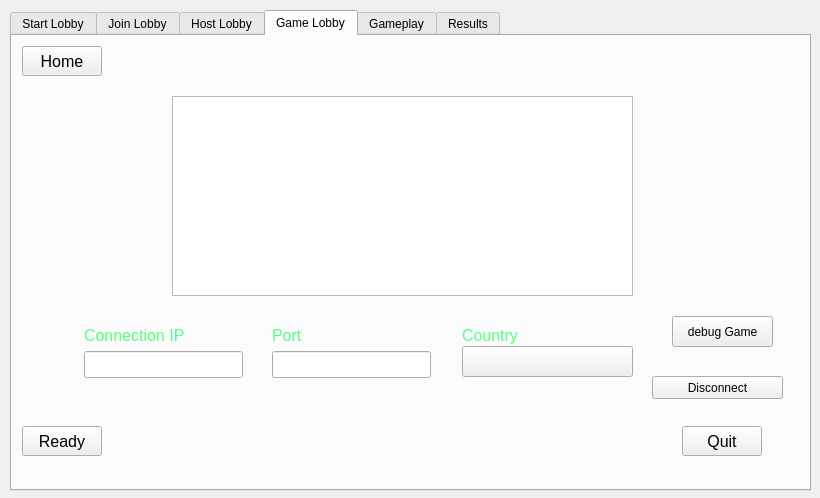
<?xml version="1.0" encoding="UTF-8"?>
<ui version="4.0">
 <class>MainWindow</class>
 <widget class="QMainWindow" name="MainWindow">
  <property name="geometry">
   <rect>
    <x>0</x>
    <y>0</y>
    <width>820</width>
    <height>498</height>
   </rect>
  </property>
  <property name="windowTitle">
   <string>MainWindow</string>
  </property>
  <widget class="QWidget" name="centralwidget">
   <widget class="QTabWidget" name="tabWidget">
    <property name="geometry">
     <rect>
      <x>10</x>
      <y>10</y>
      <width>801</width>
      <height>481</height>
     </rect>
    </property>
    <property name="minimumSize">
     <size>
      <width>801</width>
      <height>481</height>
     </size>
    </property>
    <property name="currentIndex">
     <number>3</number>
    </property>
    <property name="tabsClosable">
     <bool>false</bool>
    </property>
    <property name="movable">
     <bool>false</bool>
    </property>
    <property name="tabBarAutoHide">
     <bool>true</bool>
    </property>
    <widget class="QWidget" name="StartLobby">
     <attribute name="title">
      <string>Start Lobby</string>
     </attribute>
     <widget class="QPushButton" name="quitButton">
      <property name="geometry">
       <rect>
        <x>670</x>
        <y>390</y>
        <width>80</width>
        <height>30</height>
       </rect>
      </property>
      <property name="font">
       <font>
        <pointsize>12</pointsize>
       </font>
      </property>
      <property name="text">
       <string>Quit</string>
      </property>
     </widget>
     <widget class="QWidget" name="layoutWidget">
      <property name="geometry">
       <rect>
        <x>240</x>
        <y>240</y>
        <width>321</width>
        <height>71</height>
       </rect>
      </property>
      <layout class="QHBoxLayout" name="horizontalLayout">
       <item>
        <widget class="QPushButton" name="StartLobbyButton">
         <property name="font">
          <font>
           <pointsize>12</pointsize>
          </font>
         </property>
         <property name="text">
          <string>Start Lobby</string>
         </property>
        </widget>
       </item>
       <item>
        <spacer name="horizontalSpacer">
         <property name="orientation">
          <enum>Qt::Horizontal</enum>
         </property>
         <property name="sizeHint" stdset="0">
          <size>
           <width>40</width>
           <height>20</height>
          </size>
         </property>
        </spacer>
       </item>
       <item>
        <widget class="QPushButton" name="JoinLobbyButton">
         <property name="font">
          <font>
           <pointsize>12</pointsize>
          </font>
         </property>
         <property name="text">
          <string>Join Lobby</string>
         </property>
        </widget>
       </item>
      </layout>
     </widget>
     <widget class="QLabel" name="mainLobbyBackground">
      <property name="geometry">
       <rect>
        <x>-1</x>
        <y>0</y>
        <width>801</width>
        <height>450</height>
       </rect>
      </property>
      <property name="text">
       <string/>
      </property>
      <property name="textFormat">
       <enum>Qt::RichText</enum>
      </property>
      <property name="pixmap">
       <pixmap resource="resources.qrc">:/mainLobbyScreen.png</pixmap>
      </property>
      <property name="scaledContents">
       <bool>true</bool>
      </property>
     </widget>
     <zorder>mainLobbyBackground</zorder>
     <zorder>quitButton</zorder>
     <zorder>layoutWidget</zorder>
    </widget>
    <widget class="QWidget" name="JoinLobby">
     <attribute name="title">
      <string>Join Lobby</string>
     </attribute>
     <widget class="QPushButton" name="JoinButton">
      <property name="geometry">
       <rect>
        <x>620</x>
        <y>280</y>
        <width>125</width>
        <height>30</height>
       </rect>
      </property>
      <property name="font">
       <font>
        <pointsize>14</pointsize>
       </font>
      </property>
      <property name="text">
       <string>Join Lobby</string>
      </property>
     </widget>
     <widget class="QPushButton" name="quitButton2">
      <property name="geometry">
       <rect>
        <x>50</x>
        <y>480</y>
        <width>91</width>
        <height>41</height>
       </rect>
      </property>
      <property name="font">
       <font>
        <pointsize>14</pointsize>
       </font>
      </property>
      <property name="text">
       <string>Quit</string>
      </property>
     </widget>
     <widget class="QPushButton" name="ResetButton">
      <property name="geometry">
       <rect>
        <x>160</x>
        <y>480</y>
        <width>91</width>
        <height>41</height>
       </rect>
      </property>
      <property name="font">
       <font>
        <pointsize>14</pointsize>
       </font>
      </property>
      <property name="text">
       <string>Reset</string>
      </property>
     </widget>
     <widget class="QPushButton" name="homebutton2">
      <property name="geometry">
       <rect>
        <x>10</x>
        <y>10</y>
        <width>80</width>
        <height>30</height>
       </rect>
      </property>
      <property name="font">
       <font>
        <pointsize>12</pointsize>
       </font>
      </property>
      <property name="text">
       <string>Home</string>
      </property>
     </widget>
     <widget class="QLineEdit" name="inputPNameLineEdit">
      <property name="geometry">
       <rect>
        <x>314</x>
        <y>287</y>
        <width>125</width>
        <height>23</height>
       </rect>
      </property>
      <property name="maxLength">
       <number>8</number>
      </property>
     </widget>
     <widget class="QLabel" name="label_9">
      <property name="geometry">
       <rect>
        <x>314</x>
        <y>261</y>
        <width>103</width>
        <height>19</height>
       </rect>
      </property>
      <property name="font">
       <font>
        <pointsize>12</pointsize>
       </font>
      </property>
      <property name="text">
       <string>&lt;html&gt;&lt;head/&gt;&lt;body&gt;&lt;p&gt;&lt;span style=&quot; color:#55ff7f;&quot;&gt;Player Name&lt;/span&gt;&lt;/p&gt;&lt;/body&gt;&lt;/html&gt;</string>
      </property>
     </widget>
     <widget class="QLineEdit" name="inputPNumLineEdit">
      <property name="geometry">
       <rect>
        <x>162</x>
        <y>287</y>
        <width>125</width>
        <height>23</height>
       </rect>
      </property>
      <property name="inputMethodHints">
       <set>Qt::ImhNone</set>
      </property>
      <property name="maxLength">
       <number>6</number>
      </property>
     </widget>
     <widget class="QLabel" name="label_10">
      <property name="geometry">
       <rect>
        <x>162</x>
        <y>261</y>
        <width>102</width>
        <height>19</height>
       </rect>
      </property>
      <property name="font">
       <font>
        <pointsize>12</pointsize>
       </font>
      </property>
      <property name="text">
       <string>&lt;html&gt;&lt;head/&gt;&lt;body&gt;&lt;p&gt;&lt;span style=&quot; color:#55ff7f;&quot;&gt;Port Number&lt;/span&gt;&lt;/p&gt;&lt;/body&gt;&lt;/html&gt;</string>
      </property>
     </widget>
     <widget class="QLabel" name="joinLobbyBackground">
      <property name="geometry">
       <rect>
        <x>0</x>
        <y>0</y>
        <width>800</width>
        <height>450</height>
       </rect>
      </property>
      <property name="text">
       <string/>
      </property>
      <property name="textFormat">
       <enum>Qt::RichText</enum>
      </property>
      <property name="pixmap">
       <pixmap resource="resources.qrc">:/mainLobbyScreen.png</pixmap>
      </property>
      <property name="scaledContents">
       <bool>true</bool>
      </property>
     </widget>
     <widget class="QLabel" name="label_11">
      <property name="geometry">
       <rect>
        <x>11</x>
        <y>261</y>
        <width>84</width>
        <height>19</height>
       </rect>
      </property>
      <property name="font">
       <font>
        <pointsize>12</pointsize>
       </font>
      </property>
      <property name="text">
       <string>&lt;html&gt;&lt;head/&gt;&lt;body&gt;&lt;p&gt;&lt;span style=&quot; color:#55ff7f;&quot;&gt;IP Address&lt;/span&gt;&lt;/p&gt;&lt;/body&gt;&lt;/html&gt;</string>
      </property>
     </widget>
     <widget class="QLineEdit" name="inputIPLineEdit">
      <property name="geometry">
       <rect>
        <x>11</x>
        <y>287</y>
        <width>125</width>
        <height>23</height>
       </rect>
      </property>
     </widget>
     <widget class="QLineEdit" name="inputPWordLineEdit">
      <property name="geometry">
       <rect>
        <x>465</x>
        <y>287</y>
        <width>125</width>
        <height>23</height>
       </rect>
      </property>
     </widget>
     <widget class="QLabel" name="label_12">
      <property name="geometry">
       <rect>
        <x>465</x>
        <y>261</y>
        <width>76</width>
        <height>19</height>
       </rect>
      </property>
      <property name="font">
       <font>
        <pointsize>12</pointsize>
       </font>
      </property>
      <property name="text">
       <string>&lt;html&gt;&lt;head/&gt;&lt;body&gt;&lt;p&gt;&lt;span style=&quot; color:#55ff7f;&quot;&gt;Password&lt;/span&gt;&lt;/p&gt;&lt;/body&gt;&lt;/html&gt;</string>
      </property>
     </widget>
     <zorder>joinLobbyBackground</zorder>
     <zorder>JoinButton</zorder>
     <zorder>quitButton2</zorder>
     <zorder>ResetButton</zorder>
     <zorder>homebutton2</zorder>
     <zorder>inputPNameLineEdit</zorder>
     <zorder>label_9</zorder>
     <zorder>inputPNumLineEdit</zorder>
     <zorder>label_10</zorder>
     <zorder>label_11</zorder>
     <zorder>inputIPLineEdit</zorder>
     <zorder>inputPWordLineEdit</zorder>
     <zorder>label_12</zorder>
    </widget>
    <widget class="QWidget" name="HostLobby">
     <attribute name="title">
      <string>Host Lobby</string>
     </attribute>
     <widget class="QPushButton" name="closeServerButton">
      <property name="geometry">
       <rect>
        <x>530</x>
        <y>300</y>
        <width>110</width>
        <height>27</height>
       </rect>
      </property>
      <property name="font">
       <font>
        <pointsize>12</pointsize>
       </font>
      </property>
      <property name="text">
       <string>Close Server</string>
      </property>
     </widget>
     <widget class="QPushButton" name="startServerButton">
      <property name="geometry">
       <rect>
        <x>530</x>
        <y>264</y>
        <width>105</width>
        <height>27</height>
       </rect>
      </property>
      <property name="font">
       <font>
        <pointsize>12</pointsize>
        <weight>50</weight>
        <bold>false</bold>
       </font>
      </property>
      <property name="text">
       <string>Start Server</string>
      </property>
     </widget>
     <widget class="QLineEdit" name="hnameLineEdit">
      <property name="geometry">
       <rect>
        <x>302</x>
        <y>265</y>
        <width>125</width>
        <height>23</height>
       </rect>
      </property>
     </widget>
     <widget class="QPushButton" name="homebutton1">
      <property name="geometry">
       <rect>
        <x>10</x>
        <y>10</y>
        <width>80</width>
        <height>30</height>
       </rect>
      </property>
      <property name="font">
       <font>
        <pointsize>12</pointsize>
       </font>
      </property>
      <property name="text">
       <string>Home</string>
      </property>
     </widget>
     <widget class="QPushButton" name="quitButton3">
      <property name="geometry">
       <rect>
        <x>670</x>
        <y>390</y>
        <width>80</width>
        <height>30</height>
       </rect>
      </property>
      <property name="font">
       <font>
        <pointsize>12</pointsize>
       </font>
      </property>
      <property name="text">
       <string>Quit</string>
      </property>
     </widget>
     <widget class="QLabel" name="hostLobbyBackground">
      <property name="geometry">
       <rect>
        <x>0</x>
        <y>0</y>
        <width>800</width>
        <height>450</height>
       </rect>
      </property>
      <property name="text">
       <string/>
      </property>
      <property name="textFormat">
       <enum>Qt::RichText</enum>
      </property>
      <property name="pixmap">
       <pixmap resource="resources.qrc">:/mainLobbyScreen.png</pixmap>
      </property>
      <property name="scaledContents">
       <bool>true</bool>
      </property>
     </widget>
     <widget class="QPushButton" name="resetButton">
      <property name="geometry">
       <rect>
        <x>10</x>
        <y>390</y>
        <width>80</width>
        <height>30</height>
       </rect>
      </property>
      <property name="font">
       <font>
        <pointsize>12</pointsize>
       </font>
      </property>
      <property name="text">
       <string>Reset</string>
      </property>
     </widget>
     <widget class="QLineEdit" name="pwordLineEdit">
      <property name="geometry">
       <rect>
        <x>302</x>
        <y>294</y>
        <width>125</width>
        <height>23</height>
       </rect>
      </property>
     </widget>
     <widget class="QLabel" name="label_13">
      <property name="geometry">
       <rect>
        <x>152</x>
        <y>265</y>
        <width>144</width>
        <height>19</height>
       </rect>
      </property>
      <property name="font">
       <font>
        <pointsize>12</pointsize>
       </font>
      </property>
      <property name="text">
       <string>&lt;html&gt;&lt;head/&gt;&lt;body&gt;&lt;p&gt;&lt;span style=&quot; color:#55ff7f;&quot;&gt;Host Player Name&lt;/span&gt;&lt;/p&gt;&lt;/body&gt;&lt;/html&gt;</string>
      </property>
     </widget>
     <widget class="QLabel" name="label_14">
      <property name="geometry">
       <rect>
        <x>152</x>
        <y>294</y>
        <width>134</width>
        <height>19</height>
       </rect>
      </property>
      <property name="font">
       <font>
        <pointsize>12</pointsize>
       </font>
      </property>
      <property name="text">
       <string>&lt;html&gt;&lt;head/&gt;&lt;body&gt;&lt;p&gt;&lt;span style=&quot; color:#55ff7f;&quot;&gt;Server Password&lt;/span&gt;&lt;/p&gt;&lt;/body&gt;&lt;/html&gt;</string>
      </property>
     </widget>
     <zorder>hostLobbyBackground</zorder>
     <zorder>closeServerButton</zorder>
     <zorder>startServerButton</zorder>
     <zorder>hnameLineEdit</zorder>
     <zorder>homebutton1</zorder>
     <zorder>quitButton3</zorder>
     <zorder>resetButton</zorder>
     <zorder>pwordLineEdit</zorder>
     <zorder>label_13</zorder>
     <zorder>label_14</zorder>
    </widget>
    <widget class="QWidget" name="GameLobby">
     <attribute name="title">
      <string>Game Lobby</string>
     </attribute>
     <widget class="QTableView" name="tableView">
      <property name="geometry">
       <rect>
        <x>160</x>
        <y>60</y>
        <width>461</width>
        <height>200</height>
       </rect>
      </property>
     </widget>
     <widget class="QPushButton" name="quitButton4">
      <property name="geometry">
       <rect>
        <x>20</x>
        <y>490</y>
        <width>91</width>
        <height>41</height>
       </rect>
      </property>
      <property name="font">
       <font>
        <pointsize>14</pointsize>
       </font>
      </property>
      <property name="text">
       <string>Quit</string>
      </property>
     </widget>
     <widget class="QPushButton" name="leaveButton">
      <property name="geometry">
       <rect>
        <x>580</x>
        <y>490</y>
        <width>91</width>
        <height>41</height>
       </rect>
      </property>
      <property name="font">
       <font>
        <pointsize>14</pointsize>
       </font>
      </property>
      <property name="text">
       <string>Leave</string>
      </property>
     </widget>
     <widget class="QPushButton" name="readyButton">
      <property name="geometry">
       <rect>
        <x>10</x>
        <y>390</y>
        <width>80</width>
        <height>30</height>
       </rect>
      </property>
      <property name="font">
       <font>
        <pointsize>12</pointsize>
       </font>
      </property>
      <property name="text">
       <string>Ready</string>
      </property>
     </widget>
     <widget class="QLineEdit" name="connectionIPLineEdit">
      <property name="geometry">
       <rect>
        <x>72</x>
        <y>315</y>
        <width>159</width>
        <height>27</height>
       </rect>
      </property>
      <property name="font">
       <font>
        <pointsize>12</pointsize>
       </font>
      </property>
     </widget>
     <widget class="QLabel" name="label_4">
      <property name="geometry">
       <rect>
        <x>260</x>
        <y>290</y>
        <width>33</width>
        <height>19</height>
       </rect>
      </property>
      <property name="font">
       <font>
        <pointsize>12</pointsize>
       </font>
      </property>
      <property name="text">
       <string>&lt;html&gt;&lt;head/&gt;&lt;body&gt;&lt;p&gt;&lt;span style=&quot; color:#55ff7f;&quot;&gt;Port&lt;/span&gt;&lt;/p&gt;&lt;/body&gt;&lt;/html&gt;</string>
      </property>
     </widget>
     <widget class="QLineEdit" name="portNumLineEdit">
      <property name="geometry">
       <rect>
        <x>260</x>
        <y>315</y>
        <width>159</width>
        <height>27</height>
       </rect>
      </property>
      <property name="font">
       <font>
        <pointsize>12</pointsize>
       </font>
      </property>
     </widget>
     <widget class="QLabel" name="label_3">
      <property name="geometry">
       <rect>
        <x>72</x>
        <y>290</y>
        <width>110</width>
        <height>19</height>
       </rect>
      </property>
      <property name="font">
       <font>
        <pointsize>12</pointsize>
       </font>
      </property>
      <property name="text">
       <string>&lt;html&gt;&lt;head/&gt;&lt;body&gt;&lt;p&gt;&lt;span style=&quot; color:#55ff7f;&quot;&gt;Connection IP&lt;/span&gt;&lt;/p&gt;&lt;/body&gt;&lt;/html&gt;</string>
      </property>
     </widget>
     <widget class="QLabel" name="gameLobbyBackground">
      <property name="geometry">
       <rect>
        <x>0</x>
        <y>0</y>
        <width>800</width>
        <height>450</height>
       </rect>
      </property>
      <property name="text">
       <string/>
      </property>
      <property name="textFormat">
       <enum>Qt::RichText</enum>
      </property>
      <property name="pixmap">
       <pixmap resource="resources.qrc">:/mainLobbyScreen.png</pixmap>
      </property>
      <property name="scaledContents">
       <bool>true</bool>
      </property>
     </widget>
     <widget class="QPushButton" name="quitButtonGameLobby">
      <property name="geometry">
       <rect>
        <x>10</x>
        <y>10</y>
        <width>80</width>
        <height>30</height>
       </rect>
      </property>
      <property name="font">
       <font>
        <pointsize>12</pointsize>
       </font>
      </property>
      <property name="text">
       <string>Home</string>
      </property>
     </widget>
     <widget class="QPushButton" name="quitButtonGameLobby_2">
      <property name="geometry">
       <rect>
        <x>670</x>
        <y>390</y>
        <width>80</width>
        <height>30</height>
       </rect>
      </property>
      <property name="font">
       <font>
        <pointsize>12</pointsize>
       </font>
      </property>
      <property name="text">
       <string>Quit</string>
      </property>
     </widget>
     <widget class="QPushButton" name="disconnectButton">
      <property name="geometry">
       <rect>
        <x>640</x>
        <y>340</y>
        <width>131</width>
        <height>23</height>
       </rect>
      </property>
      <property name="text">
       <string>Disconnect</string>
      </property>
     </widget>
     <widget class="QLabel" name="label_5">
      <property name="geometry">
       <rect>
        <x>450</x>
        <y>290</y>
        <width>71</width>
        <height>19</height>
       </rect>
      </property>
      <property name="font">
       <font>
        <pointsize>12</pointsize>
       </font>
      </property>
      <property name="text">
       <string>&lt;html&gt;&lt;head/&gt;&lt;body&gt;&lt;p&gt;&lt;span style=&quot; color:#55ff7f;&quot;&gt;Country&lt;/span&gt;&lt;/p&gt;&lt;/body&gt;&lt;/html&gt;</string>
      </property>
     </widget>
     <widget class="QPushButton" name="countryButton">
      <property name="geometry">
       <rect>
        <x>450</x>
        <y>310</y>
        <width>171</width>
        <height>31</height>
       </rect>
      </property>
      <property name="text">
       <string/>
      </property>
     </widget>
     <widget class="QPushButton" name="pushButton">
      <property name="geometry">
       <rect>
        <x>660</x>
        <y>280</y>
        <width>101</width>
        <height>31</height>
       </rect>
      </property>
      <property name="text">
       <string>debug Game</string>
      </property>
     </widget>
     <zorder>gameLobbyBackground</zorder>
     <zorder>tableView</zorder>
     <zorder>quitButton4</zorder>
     <zorder>leaveButton</zorder>
     <zorder>connectionIPLineEdit</zorder>
     <zorder>label_4</zorder>
     <zorder>portNumLineEdit</zorder>
     <zorder>label_3</zorder>
     <zorder>quitButtonGameLobby</zorder>
     <zorder>quitButtonGameLobby_2</zorder>
     <zorder>readyButton</zorder>
     <zorder>disconnectButton</zorder>
     <zorder>label_5</zorder>
     <zorder>countryButton</zorder>
     <zorder>pushButton</zorder>
    </widget>
    <widget class="QWidget" name="Gameplay">
     <attribute name="title">
      <string>Gameplay</string>
     </attribute>
     <widget class="QPushButton" name="quitButton5">
      <property name="geometry">
       <rect>
        <x>20</x>
        <y>490</y>
        <width>91</width>
        <height>41</height>
       </rect>
      </property>
      <property name="font">
       <font>
        <pointsize>14</pointsize>
       </font>
      </property>
      <property name="text">
       <string>Quit</string>
      </property>
     </widget>
     <widget class="QPushButton" name="leaveButton2">
      <property name="geometry">
       <rect>
        <x>690</x>
        <y>490</y>
        <width>91</width>
        <height>41</height>
       </rect>
      </property>
      <property name="font">
       <font>
        <pointsize>14</pointsize>
       </font>
      </property>
      <property name="text">
       <string>Leave</string>
      </property>
     </widget>
     <widget class="QLabel" name="mainGamePlayScreenLabel">
      <property name="geometry">
       <rect>
        <x>-10</x>
        <y>0</y>
        <width>811</width>
        <height>451</height>
       </rect>
      </property>
      <property name="text">
       <string/>
      </property>
      <property name="textFormat">
       <enum>Qt::RichText</enum>
      </property>
      <property name="pixmap">
       <pixmap resource="resources.qrc">:/mainGameplayScreen.jpg</pixmap>
      </property>
      <property name="scaledContents">
       <bool>true</bool>
      </property>
     </widget>
     <widget class="QLCDNumber" name="lcdDisplay">
      <property name="geometry">
       <rect>
        <x>670</x>
        <y>290</y>
        <width>101</width>
        <height>41</height>
       </rect>
      </property>
      <property name="autoFillBackground">
       <bool>true</bool>
      </property>
     </widget>
     <widget class="QPushButton" name="LaunchInterceptor">
      <property name="geometry">
       <rect>
        <x>11</x>
        <y>394</y>
        <width>141</width>
        <height>31</height>
       </rect>
      </property>
      <property name="text">
       <string>Launch Interceptor</string>
      </property>
     </widget>
     <widget class="QPushButton" name="LaunchMissile">
      <property name="geometry">
       <rect>
        <x>11</x>
        <y>353</y>
        <width>121</width>
        <height>31</height>
       </rect>
      </property>
      <property name="text">
       <string>Launch Missile</string>
      </property>
     </widget>
     <widget class="QProgressBar" name="progressBar_2">
      <property name="geometry">
       <rect>
        <x>627</x>
        <y>400</y>
        <width>151</width>
        <height>23</height>
       </rect>
      </property>
      <property name="autoFillBackground">
       <bool>false</bool>
      </property>
      <property name="value">
       <number>100</number>
      </property>
     </widget>
     <widget class="QProgressBar" name="progressBar">
      <property name="geometry">
       <rect>
        <x>627</x>
        <y>366</y>
        <width>151</width>
        <height>23</height>
       </rect>
      </property>
      <property name="autoFillBackground">
       <bool>false</bool>
      </property>
      <property name="value">
       <number>100</number>
      </property>
     </widget>
     <widget class="QLabel" name="animationLabelGreen">
      <property name="geometry">
       <rect>
        <x>350</x>
        <y>40</y>
        <width>100</width>
        <height>100</height>
       </rect>
      </property>
      <property name="text">
       <string/>
      </property>
      <property name="textFormat">
       <enum>Qt::RichText</enum>
      </property>
     </widget>
     <widget class="QLabel" name="animationLabelWhite">
      <property name="geometry">
       <rect>
        <x>630</x>
        <y>70</y>
        <width>100</width>
        <height>100</height>
       </rect>
      </property>
      <property name="text">
       <string/>
      </property>
      <property name="textFormat">
       <enum>Qt::RichText</enum>
      </property>
     </widget>
     <widget class="QLabel" name="animationLabelOrange">
      <property name="geometry">
       <rect>
        <x>480</x>
        <y>300</y>
        <width>100</width>
        <height>100</height>
       </rect>
      </property>
      <property name="text">
       <string/>
      </property>
      <property name="textFormat">
       <enum>Qt::RichText</enum>
      </property>
     </widget>
     <widget class="QLabel" name="animationLabelYellow">
      <property name="geometry">
       <rect>
        <x>220</x>
        <y>310</y>
        <width>100</width>
        <height>100</height>
       </rect>
      </property>
      <property name="text">
       <string/>
      </property>
      <property name="textFormat">
       <enum>Qt::RichText</enum>
      </property>
     </widget>
     <widget class="QLabel" name="animationLabelBlack">
      <property name="geometry">
       <rect>
        <x>50</x>
        <y>90</y>
        <width>100</width>
        <height>100</height>
       </rect>
      </property>
      <property name="text">
       <string/>
      </property>
      <property name="textFormat">
       <enum>Qt::RichText</enum>
      </property>
     </widget>
     <widget class="QLabel" name="label">
      <property name="geometry">
       <rect>
        <x>670</x>
        <y>130</y>
        <width>59</width>
        <height>15</height>
       </rect>
      </property>
      <property name="text">
       <string>ATLANTIS</string>
      </property>
     </widget>
     <widget class="QLabel" name="label_2">
      <property name="geometry">
       <rect>
        <x>60</x>
        <y>170</y>
        <width>59</width>
        <height>15</height>
       </rect>
      </property>
      <property name="text">
       <string>&lt;html&gt;&lt;head/&gt;&lt;body&gt;&lt;p&gt;&lt;span style=&quot; color:#ffffff;&quot;&gt;ZATHURA&lt;/span&gt;&lt;/p&gt;&lt;/body&gt;&lt;/html&gt;</string>
      </property>
     </widget>
     <widget class="QLabel" name="label_6">
      <property name="geometry">
       <rect>
        <x>330</x>
        <y>100</y>
        <width>151</width>
        <height>51</height>
       </rect>
      </property>
      <property name="text">
       <string>REPUBLIC OF TEXAS</string>
      </property>
     </widget>
     <widget class="QLabel" name="label_7">
      <property name="geometry">
       <rect>
        <x>200</x>
        <y>340</y>
        <width>121</width>
        <height>31</height>
       </rect>
      </property>
      <property name="text">
       <string>WEST RIVERDALE</string>
      </property>
     </widget>
     <widget class="QLabel" name="label_8">
      <property name="geometry">
       <rect>
        <x>480</x>
        <y>380</y>
        <width>111</width>
        <height>41</height>
       </rect>
      </property>
      <property name="text">
       <string>COBRA ISLAND</string>
      </property>
     </widget>
     <zorder>mainGamePlayScreenLabel</zorder>
     <zorder>LaunchInterceptor</zorder>
     <zorder>LaunchMissile</zorder>
     <zorder>progressBar_2</zorder>
     <zorder>progressBar</zorder>
     <zorder>lcdDisplay</zorder>
     <zorder>quitButton5</zorder>
     <zorder>leaveButton2</zorder>
     <zorder>animationLabelGreen</zorder>
     <zorder>animationLabelWhite</zorder>
     <zorder>animationLabelOrange</zorder>
     <zorder>animationLabelYellow</zorder>
     <zorder>animationLabelBlack</zorder>
     <zorder>label</zorder>
     <zorder>label_2</zorder>
     <zorder>label_6</zorder>
     <zorder>label_7</zorder>
     <zorder>label_8</zorder>
    </widget>
    <widget class="QWidget" name="Results">
     <attribute name="title">
      <string>Results</string>
     </attribute>
     <widget class="QTableView" name="ResultsTable">
      <property name="geometry">
       <rect>
        <x>-10</x>
        <y>0</y>
        <width>811</width>
        <height>451</height>
       </rect>
      </property>
     </widget>
    </widget>
   </widget>
  </widget>
 </widget>
 <resources>
  <include location="resources.qrc"/>
 </resources>
 <connections/>
</ui>
